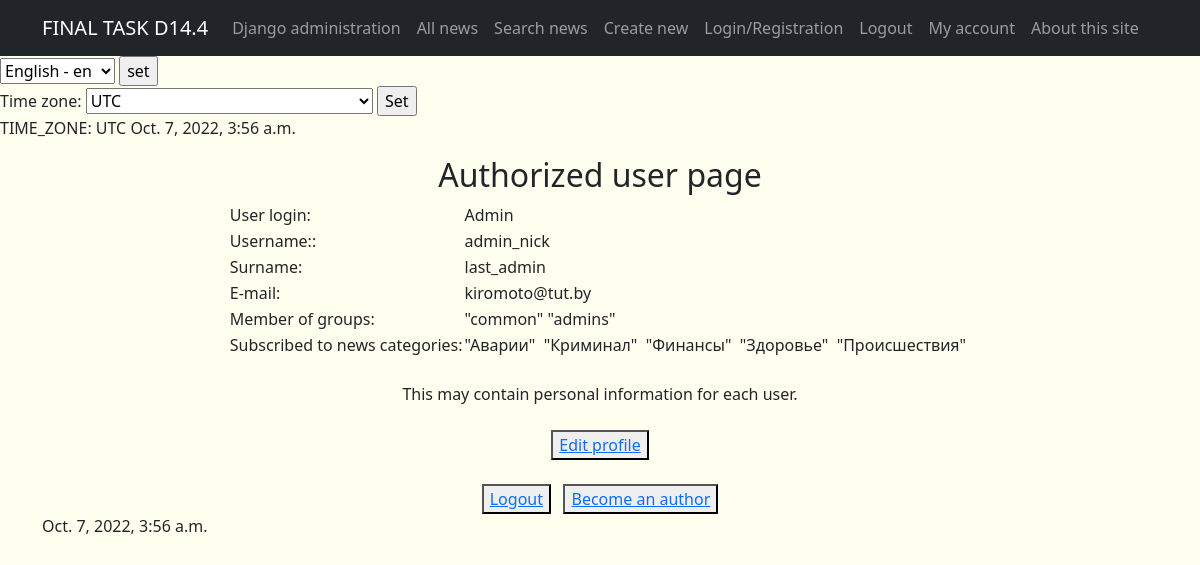
The app's page / (signed in), older data.
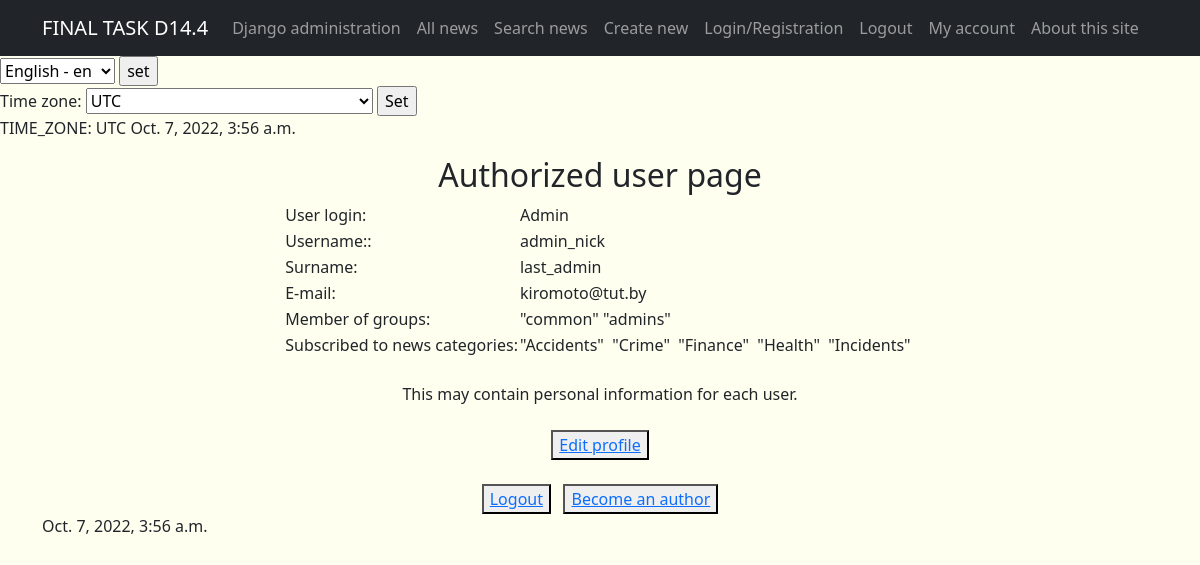
The same page, newer data.
### news/models.py (models this page shows, shortened)
class Category(models.Model):
    name = models.CharField(
        max_length=64,
        unique=True,
        verbose_name=pgettext_lazy('Name of category', 'Name of category'),
        help_text=_('category name')
    )
    subscriber = models.ManyToManyField(
        User, through='CategorySubscriber',
        blank=True,
        verbose_name=pgettext_lazy('Subscribers', 'Subscribers'),
        help_text=_('subscribers')
    )
    def __str__(self):
        return self.name

### protect/views.py (the view)
# urls.py: path('', IndexView.as_view()),
class IndexView(LoginRequiredMixin, TemplateView):
    template_name = 'protect/index.html'
    context_object_name = 'profile_info'
    def get_context_data(self, **kwargs):
        context = super().get_context_data(**kwargs)
        context['is_not_author'] = not self.request.user.groups.filter(name='authors').exists()
        return context

### news/context_processors.py (called while the page is built)
def navigate_context(request):
    current_time = timezone.datetime.now().astimezone() #+ timezone.timedelta(hours=3)
    c_t_h = (timezone.datetime.now().astimezone() + timezone.timedelta(hours=3)).hour
    news = Post.objects.all()
    context = {
        'current_time': current_time,
        'c_t_h': c_t_h,
        'timezones': pytz.common_timezones,
        'news': news,
    }
    return context

### templates/protect/index.html (shortened to what this page needs)
{% extends "flatpages/default.html" %}
{% load i18n %}
{% load tz %}
{% block content %}
<h2 align="center">{% trans "Authorized user page" %}</h2>
<table align='center' border="0" cellspacing="0">
    <tr align="left">
        <td>{% trans "User login:" %}</td>
        <td> {{request.user.username}} </td>
    </tr>
    <tr align="left">
        <td>{% trans "Username:" %}:</td>
        <td> {{request.user.first_name}} </td>
    </tr>
    <tr align="left">
        <td>{% trans "Surname:" %}</td>
        <td> {{request.user.last_name}} </td>
    </tr>
    <tr align="left">
        <td>{% trans "E-mail:" %}</td>
        <td> {{request.user.email}} </td>
    </tr>
     <tr align="left">
        <td>{% trans "Member of groups:" %}</td>
         <td>
             {% for g in request.user.groups.all %}
                "{{ g.name }}"
             {% endfor %}
         </td>
    </tr>
    <tr align="left">
        <td>{% trans "Subscribed to news categories:" %}</td>
         <td>
             {% for el in request.user.category_set.all %}
                "{{el}}"&nbsp;
             {% endfor %}
         </td>
    </tr>
</table>
<div align="center"> {% trans "This may contain personal information for each user." %} </div>
{% trans "Edit profile" as edit_prof_var %}
<form align="center">
    <button> <a href="{% url 'user_edit' user.pk %}" style='...'>{{ edit_prof_var }}</a></button>
</form>
&nbsp;{% trans "Logout" as logout_var %}
<form align="center">
    <button> <a href="accounts/logout/">{{ logout_var }}</a> </button>
    {% if is_not_author %}
    &nbsp;   {% trans "Become an author" as author_var %}
        <button> <a href="sign/upgrade/">{{ author_var }}</a> </button>
    {% endif %}
</form>
{{current_time}}
{% endblock %}

### templates/flatpages/default.html (shortened to what this page needs)
<!DOCTYPE html>
{% load i18n %}
{% load tz %}
<html lang="en">
<head>
    {% load static %}
    <link href="{% static 'css/styles.css' %}" rel="stylesheet"/>
</head>
<body>
<nav class="navbar navbar-expand-lg navbar-dark bg-dark static-top">
    <div class="container">
        <a class="navbar-brand" href="">{% trans "FINAL TASK" %} D14.4</a>
        <div class="collapse navbar-collapse" id="navbarResponsive">
            <ul class="navbar-nav ml-auto">
                <li class="nav-item active">
                    <a class="nav-link" href="/admin/">Django administration
                    </a>
                </li>
                <li class="nav-item">
                    <a class="nav-link" href="/news/">{% trans "All news" %}</a>
                </li>
                 <li class="nav-item">
                    <a class="nav-link" href="/news/search/">{% trans "Search news" %}</a>
                </li>
                 <li class="nav-item">
                    <a class="nav-link" href="/news/create/">{% trans "Create new" %}</a>
                </li>
                <li class="nav-item">
                    <a class="nav-link" href="/accounts/login/">{% trans "Login/Registration" %}</a>
                </li>
                <li class="nav-item">
                    <a class="nav-link" href="/accounts/logout/">{% trans "Logout" %}</a>
                </li>
                <li class="nav-item">
                    <a class="nav-link" href="/">{% trans "My account" %}</a>
                </li>
                <li class="nav-item">
                    <a class="nav-link" href="/about/">{% trans "About this site" %}</a>
                </li>
            </ul>
        </div>
    </div>
</nav>
    <form action="{% url 'set_language' %}" method="POST">
        <select name="language" id="">
            {% get_available_languages as LANGUAGES %}
            {% get_language_info_list for LANGUAGES as languages %}
            {% for language in languages %}
                <option value="{{ language.code }}" {% if language.code == LANGUAGE_CODE %} selected {% endif %}>
                    {{ language.name_local }} - {{ language.code }}
                </option>
            {% endfor %}
        </select>
        <input type="submit" value="set">
    </form>
    {% get_current_timezone as TIME_ZONE %}
    <form action="" method="POST">
        <label for="timezone">Time zone:</label>
        <select name="timezone">
            {% for tz in timezones %}
            <option value="{{ tz }}"{% if tz == TIME_ZONE %} selected{% endif %}>{{ tz }}</option>
            {% endfor %}
        </select>
        <input type="submit" value="Set">
    </form>
<p>TIME_ZONE: {{ TIME_ZONE }} {{ current_time|timezone:TIME_ZONE }} </p>
<div class="container">
    <div class="row">
        <div class="col-lg-12 text-left">
            {% block content %}{% endblock content %}
        </div>
    </div>
</div>
</body>
</html>

Row changes from the older to the newer data that the page shows:
changed Category: name "Аварии" → "Accidents"
changed Category: name "Криминал" → "Crime"
changed Category: name "Финансы" → "Finance"
changed Category: name "Здоровье" → "Health"
changed Category: name "Происшествия" → "Incidents"
